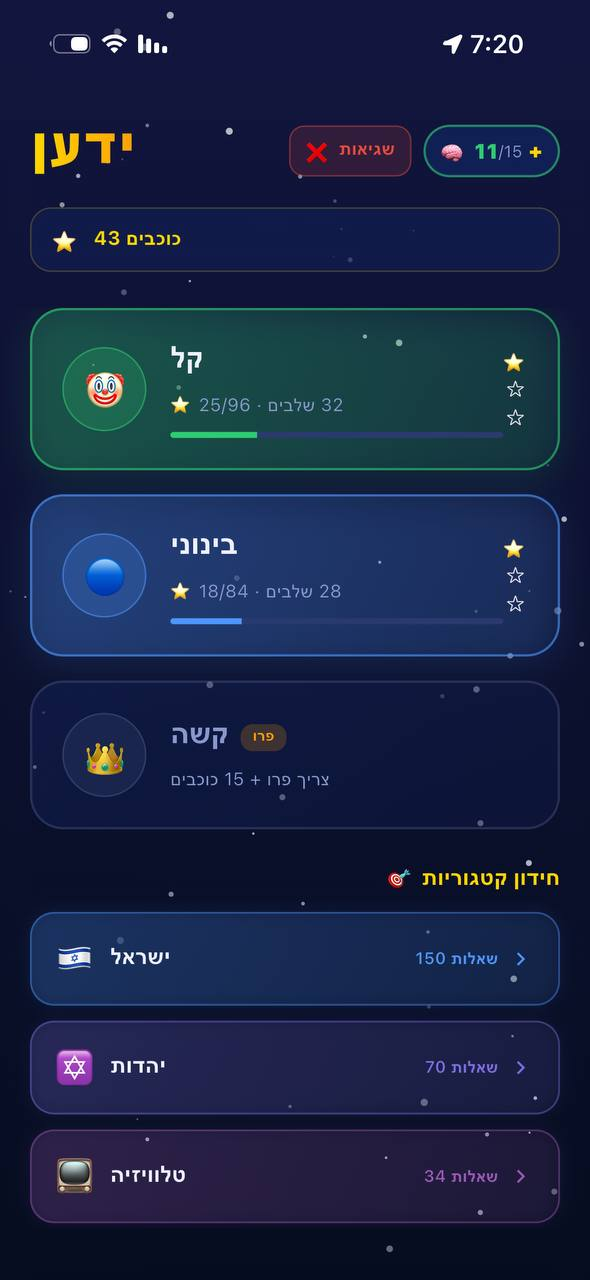
#> input picture screen shots/ios/ss1.jpg, 590 x 1280 px, found by its file name
$ python resize_store.py
#> lines starting #> are read from the running program, lines starting #| are printed output that depends on the picture
from PIL import Image
import os

base   = r"C:\Users\1\Desktop\high-tech\trivia_master\screen shots\ios"
TARGET = (1242, 2688)

files = ["ss1.jpg", "ss2.jpg", "ss3.jpg", "ss4.jpg", "ss5.jpg"]

tw, th = TARGET

for src in files:
    img   = Image.open(os.path.join(base, src)).convert("RGB")
#> img is the input picture: PIL image 590x1280 RGB; mean R, G, B 24.7, 36.7, 68.8
    w, h  = img.size
#> w = 590; h = 1280
    scale = tw / w
#> scale = 2.11
    new_h = int(h * scale)
#> new_h = 2694
    img   = img.resize((tw, new_h), Image.LANCZOS)
#> img: PIL image 1242x2694 RGB

    if new_h >= th:
        img = img.crop((0, 0, tw, th))
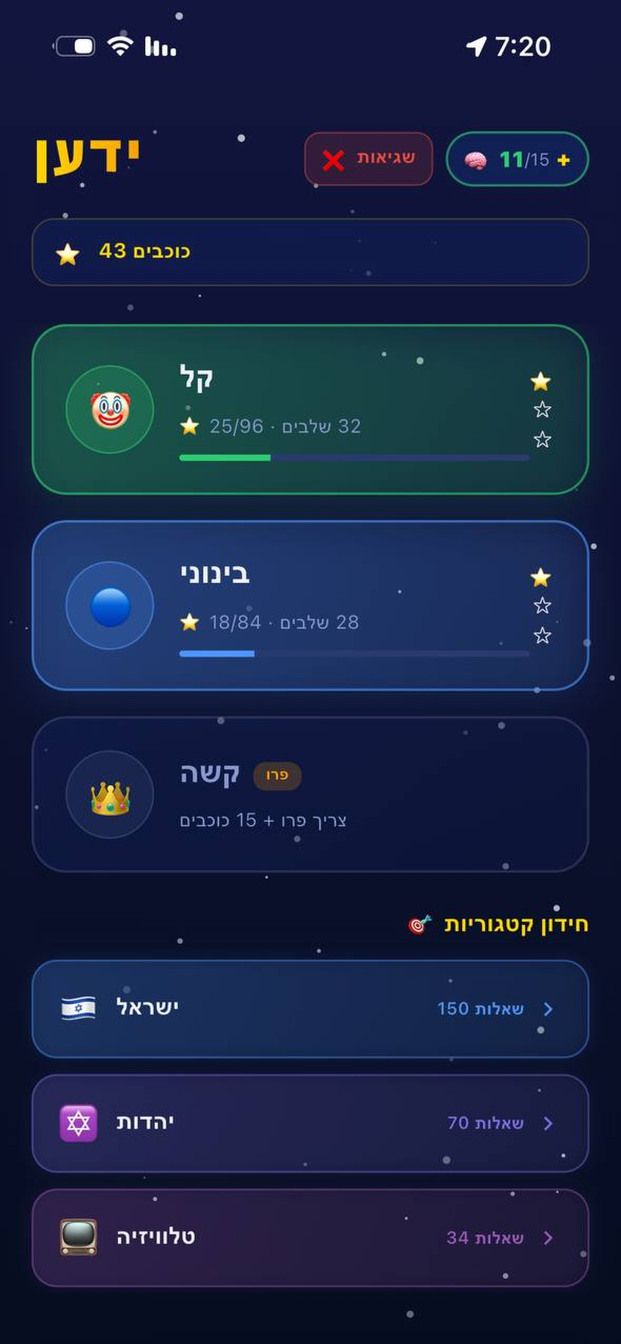
#> img: PIL image 1242x2688 RGB (shown at 1/2 size); mean R, G, B 24.7, 36.7, 68.9
    else:
        canvas = Image.new("RGB", (tw, th), (0, 0, 0))
        canvas.paste(img, (0, 0))
        img = canvas

    dst = src.replace(".jpg", "_store.jpg")
    img.save(os.path.join(base, dst), quality=97)
    print(f"{src} ({w}x{h}) -> {dst} ({tw}x{th})")
#| ss1.jpg (590x1280) -> ss1_store.jpg (1242x2688)
#> pass 2 of the loop `for src in files:`:
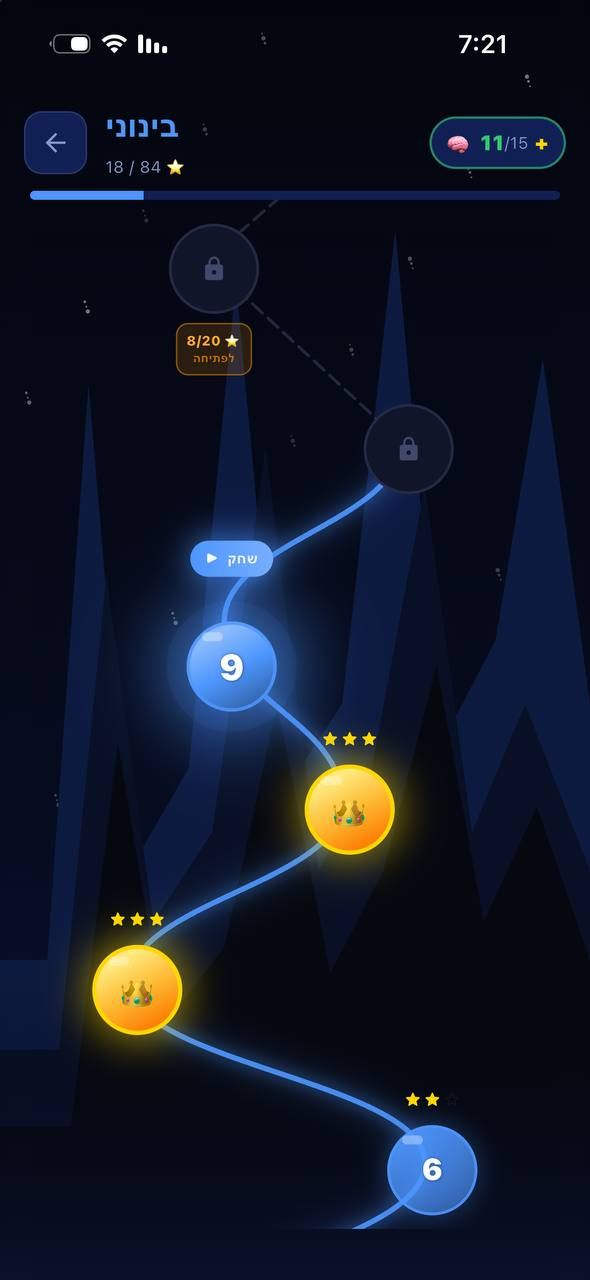
#> input picture screen shots/ios/ss2.jpg, 590 x 1280 px, found by its file name
#> img is the input picture: PIL image 590x1280 RGB; mean R, G, B 17, 23.1, 39.6
#> `img = img.crop((0, 0, tw, th))`:
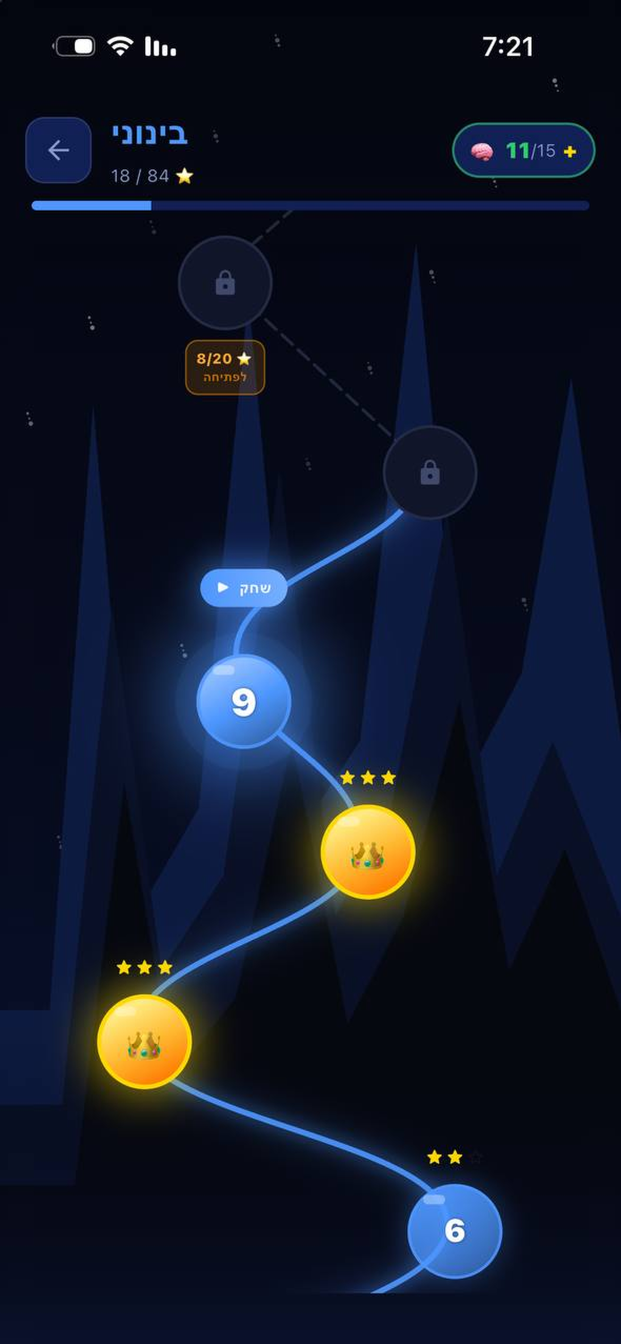
#> img: PIL image 1242x2688 RGB (shown at 1/2 size); mean R, G, B 17, 23.1, 39.6
#| ss2.jpg (590x1280) -> ss2_store.jpg (1242x2688)
#> pass 3 of the loop `for src in files:`:
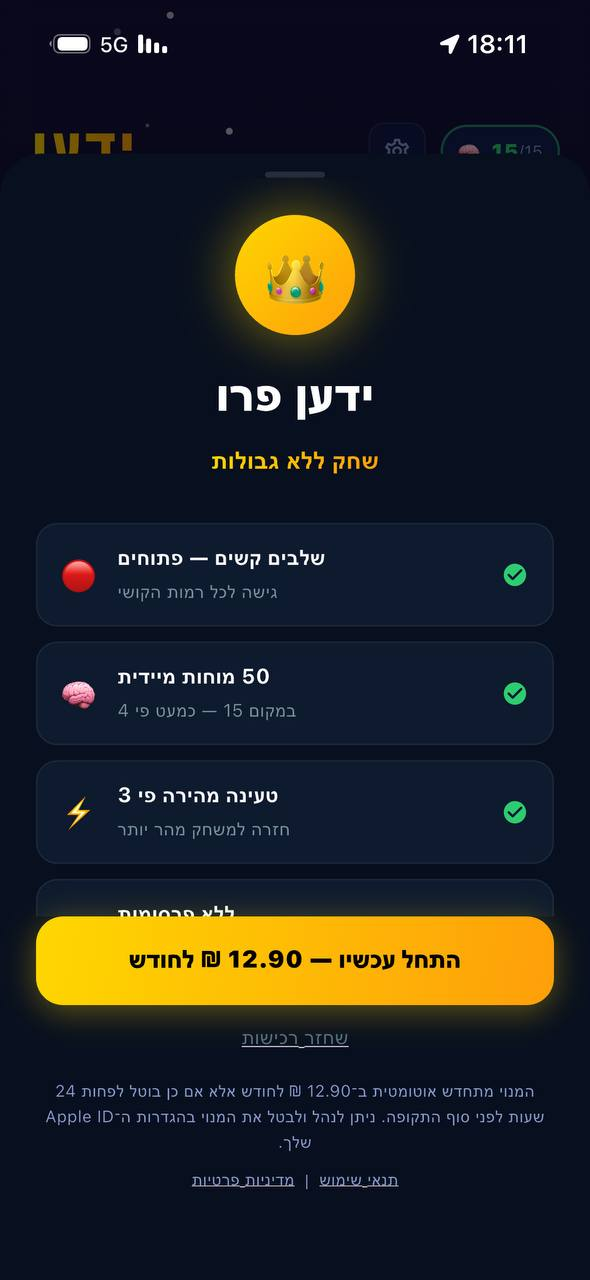
#> input picture screen shots/ss3.jpg, 590 x 1280 px, found by its file name
#> img is the input picture: PIL image 590x1280 RGB; mean R, G, B 32.9, 34.3, 35.9
#> `img = img.crop((0, 0, tw, th))`:
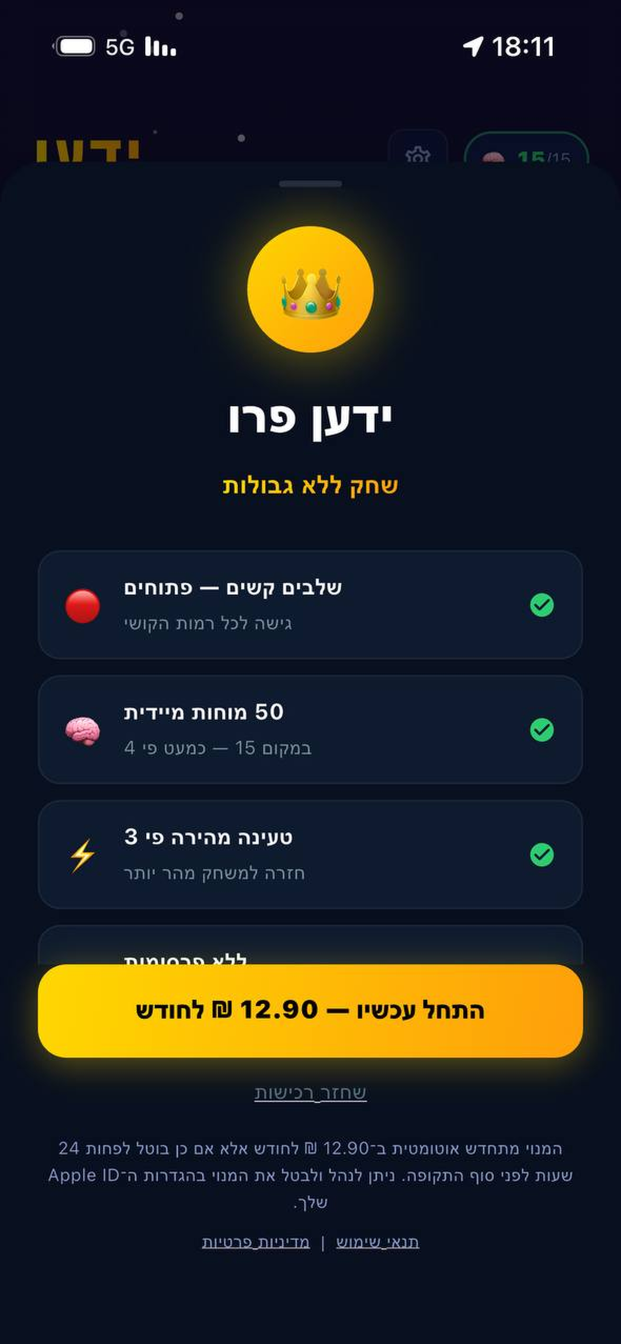
#> img: PIL image 1242x2688 RGB (shown at 1/2 size); mean R, G, B 33, 34.3, 35.9
#| ss3.jpg (590x1280) -> ss3_store.jpg (1242x2688)
#> the loop made 5 passes; the first 3 are shown

print("Done!")
